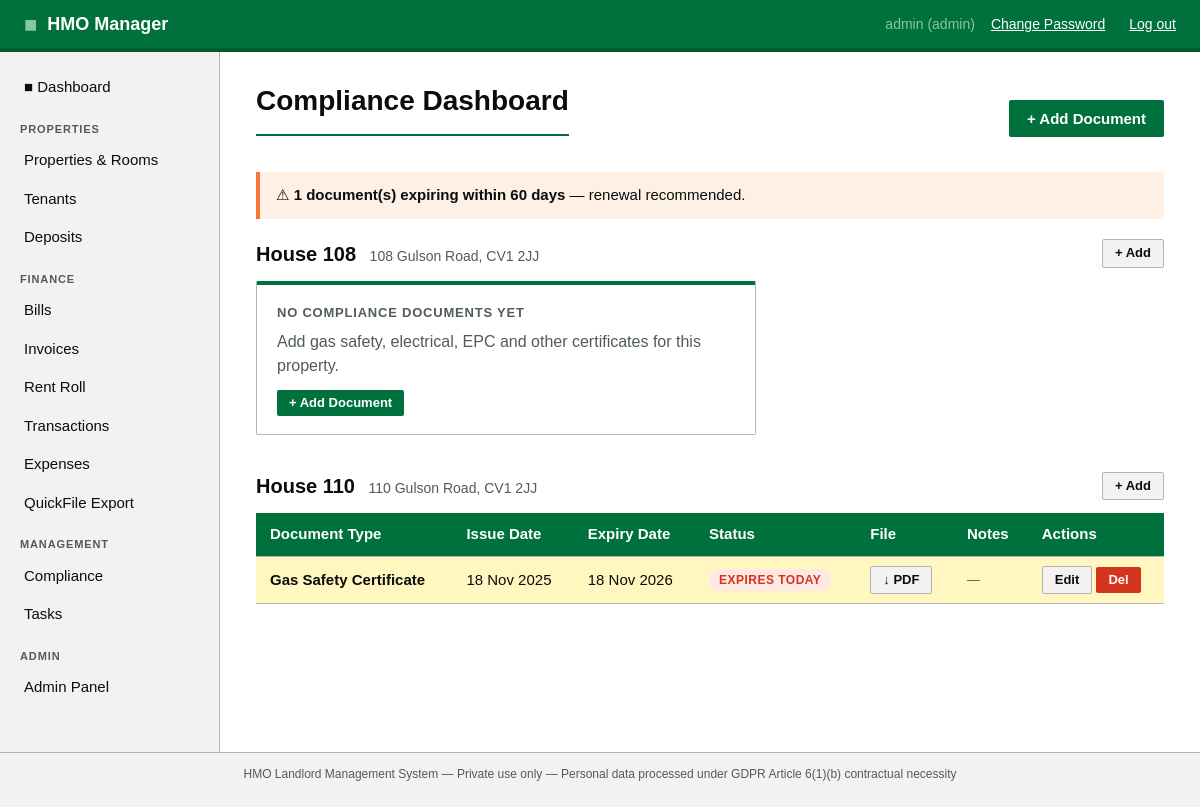
Screenshot of /compliance/ (signed in) with the database file from the repository.
### app/models.py (models this page shows, shortened)
class User(UserMixin, db.Model):
    __tablename__ = 'users'
    id = db.Column(db.Integer, primary_key=True)
    username = db.Column(db.String(64), unique=True, nullable=False)
    email = db.Column(db.String(120), unique=True, nullable=False)
    password_hash = db.Column(db.String(256), nullable=False)
    role = db.Column(db.String(20), default='landlord')  # admin / landlord / tenant
    is_active = db.Column(db.Boolean, default=True)
    created_at = db.Column(db.DateTime, default=datetime.utcnow)
    properties = db.relationship('Property', backref='owner', lazy='dynamic')
    tenants = db.relationship('Tenant', backref='landlord', lazy='dynamic',
                               foreign_keys='Tenant.user_id')

class Property(db.Model):
    __tablename__ = 'properties'
    id = db.Column(db.Integer, primary_key=True)
    user_id = db.Column(db.Integer, db.ForeignKey('users.id'), nullable=False)
    address_line1 = db.Column(db.String(200), nullable=False)
    address_line2 = db.Column(db.String(200))
    city = db.Column(db.String(100))
    postcode = db.Column(db.String(20))
    property_ref = db.Column(db.String(50))
    created_at = db.Column(db.DateTime, default=datetime.utcnow)
    rooms = db.relationship('Room', backref='property', lazy='dynamic',
                             cascade='all, delete-orphan')
    bills = db.relationship('Bill', backref='property', lazy='dynamic')
    compliance_docs = db.relationship('ComplianceDocument', backref='property', lazy='dynamic')
    tasks = db.relationship('Task', backref='property', lazy='dynamic')

class ComplianceDocument(db.Model):
    __tablename__ = 'compliance_documents'
    id = db.Column(db.Integer, primary_key=True)
    property_id = db.Column(db.Integer, db.ForeignKey('properties.id'), nullable=False)
    user_id = db.Column(db.Integer, db.ForeignKey('users.id'), nullable=False)
    document_type = db.Column(db.String(100), nullable=False)
    issue_date = db.Column(db.Date)
    expiry_date = db.Column(db.Date)
    renewal_years = db.Column(db.Integer)  # 1, 2 or 5
    file_path = db.Column(db.String(300))
    notes = db.Column(db.Text)
    created_at = db.Column(db.DateTime, default=datetime.utcnow)

### app/compliance/routes.py (the view)
@compliance_bp.route('/')
@login_required
@landlord_required
def index():
    if current_user.role == 'admin':
        properties = Property.query.order_by(Property.address_line1).all()
    else:
        properties = Property.query.filter_by(
            user_id=current_user.id
        ).order_by(Property.address_line1).all()
    property_docs = {}
    for prop in properties:
        docs = ComplianceDocument.query.filter_by(
            property_id=prop.id
        ).order_by(ComplianceDocument.document_type).all()
        for doc in docs:
            doc.days_left = days_until(doc.expiry_date)
        property_docs[prop.id] = {
            'property': prop,
            'docs': docs,
            'expired': [d for d in docs if d.days_left is not None and d.days_left < 0],
            'expiring_soon': [d for d in docs if d.days_left is not None and 0 <= d.days_left <= 60],
            'current': [d for d in docs if d.days_left is None or d.days_left > 60],
        }
    total_expired = sum(len(v['expired']) for v in property_docs.values())
    total_soon    = sum(len(v['expiring_soon']) for v in property_docs.values())
    return render_template('compliance/index.html',
                           property_docs=property_docs,
                           total_expired=total_expired,
                           total_soon=total_soon,
                           document_types=DOCUMENT_TYPES,
                           today=date.today())

### app/templates/compliance/index.html (shortened to what this page needs)
{% extends "base.html" %}
{% block content %}
<div class="flex-between mb-2">
    <h1>Compliance Dashboard</h1>
    <a href="{{ url_for('compliance.add') }}" class="btn btn-primary">
        + Add Document
    </a>
</div>
{% if total_soon > 0 %}
<div class="alert alert-warning" style="margin-bottom:20px;">
    &#9888; <strong>{{ total_soon }} document(s) expiring within 60 days</strong>
    — renewal recommended.
</div>
{% endif %}
{% for prop_id, data in property_docs.items() %}
<div style="margin-bottom:36px;">
    <div class="flex-between" style="margin-bottom:12px;">
        <h2 style="margin:0; border:none; padding:0;">
            {{ data.property.property_ref or data.property.address_line1 }}
            <span style="font-size:14px; font-weight:normal;
                          color:var(--text-secondary); margin-left:8px;">
                {{ data.property.address_line1 }}, {{ data.property.postcode }}
            </span>
        </h2>
        <a href="{{ url_for('compliance.add') }}?property_id={{ prop_id }}"
           class="btn btn-secondary btn-sm">+ Add</a>
    </div>
    {% if data.docs %}
    <table>
        <thead>
            <tr>
                <th>Document Type</th>
                <th>Issue Date</th>
                <th>Expiry Date</th>
                <th>Status</th>
                <th>File</th>
                <th>Notes</th>
                <th>Actions</th>
            </tr>
        </thead>
        <tbody>
            {% for doc in data.docs %}
            <tr {% if doc.days_left is not none and doc.days_left < 0 %}
                    style="background:#fde8e4;"
                {% elif doc.days_left is not none and doc.days_left <= 60 %}
                    style="background:#fff7bf;"
                {% endif %}>
                <td><strong>{{ doc.document_type }}</strong></td>
                <td>
                    {{ doc.issue_date.strftime('%d %b %Y')
                       if doc.issue_date else '—' }}
                </td>
                <td>
                    {{ doc.expiry_date.strftime('%d %b %Y')
                       if doc.expiry_date else '—' }}
                </td>
                <td>
                    {% if doc.days_left is none %}
                        <span class="badge badge-grey">No expiry</span>
                    {% elif doc.days_left < 0 %}
                        <span class="badge badge-red">
                            Expired {{ doc.days_left|abs }} days ago
                        </span>
                    {% elif doc.days_left == 0 %}
                        <span class="badge badge-red">Expires today</span>
                    {% elif doc.days_left <= 30 %}
                        <span class="badge badge-red">
                            {{ doc.days_left }} days left
                        </span>
                    {% elif doc.days_left <= 60 %}
                        <span class="badge badge-yellow">
                            {{ doc.days_left }} days left
                        </span>
                    {% else %}
                        <span class="badge badge-green">
                            {{ doc.days_left }} days left
                        </span>
                    {% endif %}
                </td>
                <td>
                    {% if doc.file_path %}
                        <a href="{{ url_for('compliance.download', doc_id=doc.id) }}"
                           class="btn btn-secondary btn-sm">
                            &#8595; PDF
                        </a>
                    {% else %}
                        <span class="text-muted">No file</span>
                    {% endif %}
                </td>
                <td style="font-size:13px; color:var(--text-secondary);">
                    {{ doc.notes or '—' }}
                </td>
                <td>
                    <a href="{{ url_for('compliance.edit', doc_id=doc.id) }}"
                       class="btn btn-secondary btn-sm">Edit</a>
                    <form method="POST"
                          action="{{ url_for('compliance.delete', doc_id=doc.id) }}"
                          style="display:inline;"
                          onsubmit="return confirm('Delete this record?');">
                        <button type="submit"
                                class="btn btn-danger btn-sm">Del</button>
                    </form>
                </td>
            </tr>
            {% endfor %}
        </tbody>
    </table>
    {% else %}
    <div class="card" style="max-width:500px;">
        <div class="card-title">No compliance documents yet</div>
        <p style="margin:8px 0 12px;">
            Add gas safety, electrical, EPC and other certificates
            for this property.
        </p>
        <a href="{{ url_for('compliance.add') }}"
           class="btn btn-primary btn-sm">+ Add Document</a>
    </div>
    {% endif %}
</div>
{% endfor %}
{% endblock %}

### app/templates/base.html (shortened to what this page needs)
<!DOCTYPE html>
<html lang="en">
<head>
    <link rel="stylesheet" href="{{ url_for('static', filename='css/main.css') }}">
</head>
<body>
<header class="site-header">
    <div class="header-inner">
        <div class="logo">
            <span class="logo-mark">&#9632;</span>
            <span class="logo-text">HMO Manager</span>
        </div>
        {% if current_user.is_authenticated %}
        <nav class="header-nav">
            {% if current_user.role == 'tenant' %}
            <span class="user-info">&#128100; {{ current_user.username }}</span>
            {% else %}
            <span class="user-info">{{ current_user.username }} ({{ current_user.role }})</span>
            {% endif %}
            <a href="{{ url_for('auth.change_password') }}" class="btn-link" style="margin-right:8px;">Change Password</a>
            <a href="{{ url_for('auth.logout') }}" class="btn-link">Log out</a>
        </nav>
        {% endif %}
    </div>
</header>
<div class="layout">
    {% if current_user.is_authenticated %}
    <aside class="sidebar">
        <nav class="sidebar-nav">
            <ul>
            {% if current_user.role == 'tenant' %}
                <li><a href="{{ url_for('portal.index') }}" class="nav-link">&#9632; My Home</a></li>
                <li class="nav-section">My Tenancy</li>
                <li><a href="{{ url_for('portal.profile') }}" class="nav-link">My Details</a></li>
                <li><a href="{{ url_for('portal.contracts') }}" class="nav-link">My Contracts</a></li>
                <li class="nav-section">Finance</li>
                <li><a href="{{ url_for('portal.rent_roll') }}" class="nav-link">My Account</a></li>
                <li><a href="{{ url_for('portal.invoices') }}" class="nav-link">My Invoices</a></li>
                <li class="nav-section">Requests</li>
                <li><a href="{{ url_for('portal.tasks') }}" class="nav-link">My Requests</a></li>
                <li><a href="{{ url_for('portal.add_task') }}" class="nav-link">+ New Request</a></li>
            {% else %}
                <li><a href="{{ url_for('dashboard.index') }}" class="nav-link">&#9632; Dashboard</a></li>
                <li class="nav-section">Properties</li>
                <li><a href="{{ url_for('properties.index') }}" class="nav-link">Properties &amp; Rooms</a></li>
                <li><a href="{{ url_for('tenants.index') }}" class="nav-link">Tenants</a></li>
                <li><a href="{{ url_for('deposits.index') }}" class="nav-link">Deposits</a></li>
                <li class="nav-section">Finance</li>
                <li><a href="{{ url_for('bills.index') }}" class="nav-link">Bills</a></li>
                <li><a href="{{ url_for('invoices.index') }}" class="nav-link">Invoices</a></li>
                <li><a href="{{ url_for('invoices.rent_roll') }}" class="nav-link">Rent Roll</a></li>
                <li><a href="{{ url_for('transactions.index') }}" class="nav-link">Transactions</a></li>
                <li><a href="{{ url_for('expenses.index') }}" class="nav-link">Expenses</a></li>
                <li><a href="{{ url_for('reports.index') }}" class="nav-link">QuickFile Export</a></li>
                <li class="nav-section">Management</li>
                <li><a href="{{ url_for('compliance.index') }}" class="nav-link">Compliance</a></li>
                <li><a href="{{ url_for('tasks.index') }}" class="nav-link">Tasks</a></li>
                {% if current_user.role == 'admin' %}
                <li class="nav-section">Admin</li>
                <li><a href="{{ url_for('admin.index') }}" class="nav-link">Admin Panel</a></li>
                {% endif %}
            {% endif %}
            </ul>
        </nav>
    </aside>
    {% endif %}
    <main class="main-content">
        {% block content %}{% endblock %}
    </main>
</div>
<footer class="site-footer">
    <p>HMO Landlord Management System &mdash; Private use only &mdash;
    Personal data processed under GDPR Article 6(1)(b) contractual necessity</p>
</footer>
</body>
</html>

### rows the page displays
User: username "admin", role "admin"
Property: property "House 108", property.address_line1 "108 Gulson Road", property.postcode "CV1 2JJ"
Property: property "House 110", property.address_line1 "110 Gulson Road", property.postcode "CV1 2JJ"
ComplianceDocument: document_type "Gas Safety Certificate", issue_date "18 Nov 2025", expiry_date "18 Nov 2026", notes "—"

### other values shown
{{ total_soon }} "1"
